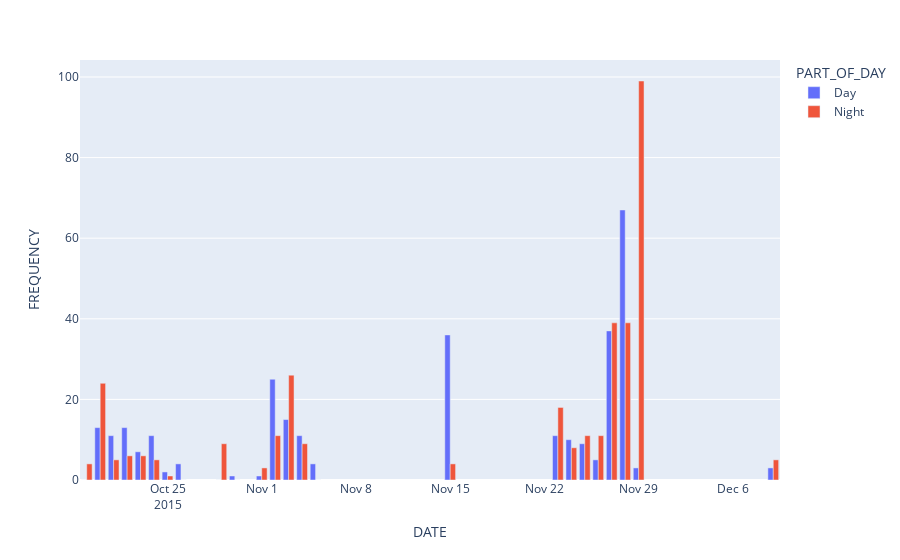

The cell this chart's notebook holds for it:
### Markdown cell above
### 1. How many customers visit during the day and night?

### Code cell
### 1. How many customers visit during the day and night?
bb = laundryAnalaysis.groupby(['DATE','PART_OF_DAY']).size().reset_index()
bb.rename(columns={0: 'FREQUENCY'}, inplace=True)


fig = px.bar(bb, x="DATE", y="FREQUENCY",
             color="PART_OF_DAY", hover_data=['FREQUENCY'],
             barmode = 'group')
   
fig.show()
print('Frequency of customer during the day: ', bb[bb['PART_OF_DAY']=='Day'].sum())
print('Frequency of customer during the night: ', bb[bb['PART_OF_DAY']=='Night'].sum())

### Figure 1 — Plotly figure (JSON) as saved in the notebook; plotly's stock layout.template omitted (floating-point values rounded to 4 significant figures)
{"data": [{"alignmentgroup": "True", "hovertemplate": "PART_OF_DAY=Day<br>DATE=%{x}<br>FREQUENCY=%{y}<extra></extra>", "legendgroup": "Day", "marker": {"color": "#636efa", "pattern": {"shape": ""}}, "name": "Day", "offsetgroup": "Day", "orientation": "v", "showlegend": true, "textposition": "auto", "type": "bar", "x": ["2015-10-19T00:00:00", "2015-10-20T00:00:00", "2015-10-21T00:00:00", "2015-10-22T00:00:00", "2015-10-23T00:00:00", "2015-10-24T00:00:00", "2015-10-25T00:00:00", "2015-10-26T00:00:00", "2015-10-29T00:00:00", "2015-10-30T00:00:00", "2015-11-01T00:00:00", "2015-11-02T00:00:00", "2015-11-03T00:00:00", "2015-11-04T00:00:00", "2015-11-05T00:00:00", "2015-11-15T00:00:00", "2015-11-23T00:00:00", "2015-11-24T00:00:00", "2015-11-25T00:00:00", "2015-11-26T00:00:00", "2015-11-27T00:00:00", "2015-11-28T00:00:00", "2015-11-29T00:00:00", "2015-12-09T00:00:00"], "xaxis": "x", "y": [0, 13, 11, 13, 7, 11, 2, 4, 0, 1, 1, 25, 15, 11, 4, 36, 11, 10, 9, 5, 37, 67, 3, 3], "yaxis": "y"}, {"alignmentgroup": "True", "hovertemplate": "PART_OF_DAY=Night<br>DATE=%{x}<br>FREQUENCY=%{y}<extra></extra>", "legendgroup": "Night", "marker": {"color": "#EF553B", "pattern": {"shape": ""}}, "name": "Night", "offsetgroup": "Night", "orientation": "v", "showlegend": true, "textposition": "auto", "type": "bar", "x": ["2015-10-19T00:00:00", "2015-10-20T00:00:00", "2015-10-21T00:00:00", "2015-10-22T00:00:00", "2015-10-23T00:00:00", "2015-10-24T00:00:00", "2015-10-25T00:00:00", "2015-10-26T00:00:00", "2015-10-29T00:00:00", "2015-10-30T00:00:00", "2015-11-01T00:00:00", "2015-11-02T00:00:00", "2015-11-03T00:00:00", "2015-11-04T00:00:00", "2015-11-05T00:00:00", "2015-11-15T00:00:00", "2015-11-23T00:00:00", "2015-11-24T00:00:00", "2015-11-25T00:00:00", "2015-11-26T00:00:00", "2015-11-27T00:00:00", "2015-11-28T00:00:00", "2015-11-29T00:00:00", "2015-12-09T00:00:00"], "xaxis": "x", "y": [4, 24, 5, 6, 6, 5, 1, 0, 9, 0, 3, 11, 26, 9, 0, 4, 18, 8, 11, 11, 39, 39, 99, 5], "yaxis": "y"}], "layout": {"barmode": "group", "legend": {"title": {"text": "PART_OF_DAY"}, "tracegroupgap": 0}, "margin": {"t": 60}, "xaxis": {"anchor": "y", "domain": [0, 1], "title": {"text": "DATE"}}, "yaxis": {"anchor": "x", "domain": [0, 1], "title": {"text": "FREQUENCY"}}}}
